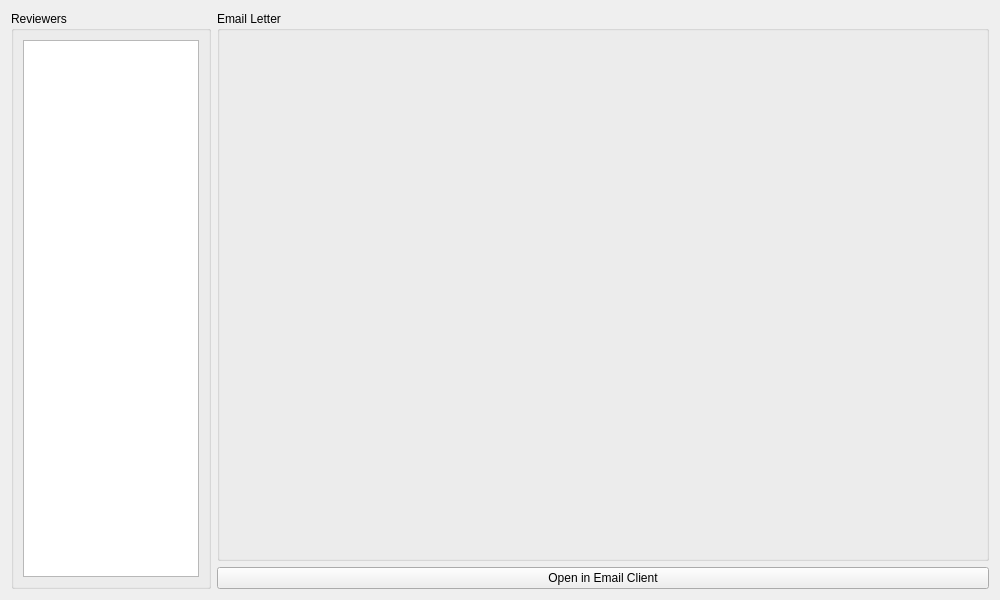
<?xml version="1.0" encoding="UTF-8"?>
<ui version="4.0">
 <class>Form</class>
 <widget class="QWidget" name="Form">
  <property name="geometry">
   <rect>
    <x>0</x>
    <y>0</y>
    <width>1000</width>
    <height>600</height>
   </rect>
  </property>
  <property name="windowTitle">
   <string>Assign_GUP - Proposals</string>
  </property>
  <layout class="QGridLayout" name="gridLayout">
   <item row="0" column="0">
    <layout class="QHBoxLayout" name="horizontalLayout_2" stretch="0,1">
     <item>
      <widget class="QGroupBox" name="listview_gb">
       <property name="minimumSize">
        <size>
         <width>200</width>
         <height>0</height>
        </size>
       </property>
       <property name="maximumSize">
        <size>
         <width>200</width>
         <height>16777215</height>
        </size>
       </property>
       <property name="title">
        <string>Reviewers</string>
       </property>
       <layout class="QGridLayout" name="gridLayout_2">
        <item row="0" column="0">
         <widget class="QListView" name="listView">
          <property name="alternatingRowColors">
           <bool>true</bool>
          </property>
          <property name="selectionRectVisible">
           <bool>true</bool>
          </property>
         </widget>
        </item>
       </layout>
      </widget>
     </item>
     <item>
      <layout class="QVBoxLayout" name="verticalLayout">
       <item>
        <widget class="QGroupBox" name="details_gb">
         <property name="title">
          <string>Email Letter</string>
         </property>
         <layout class="QGridLayout" name="gridLayout_3"/>
        </widget>
       </item>
       <item>
        <widget class="QPushButton" name="openButton">
         <property name="text">
          <string>Open in Email Client</string>
         </property>
        </widget>
       </item>
      </layout>
     </item>
    </layout>
   </item>
  </layout>
 </widget>
 <resources/>
 <connections/>
</ui>
